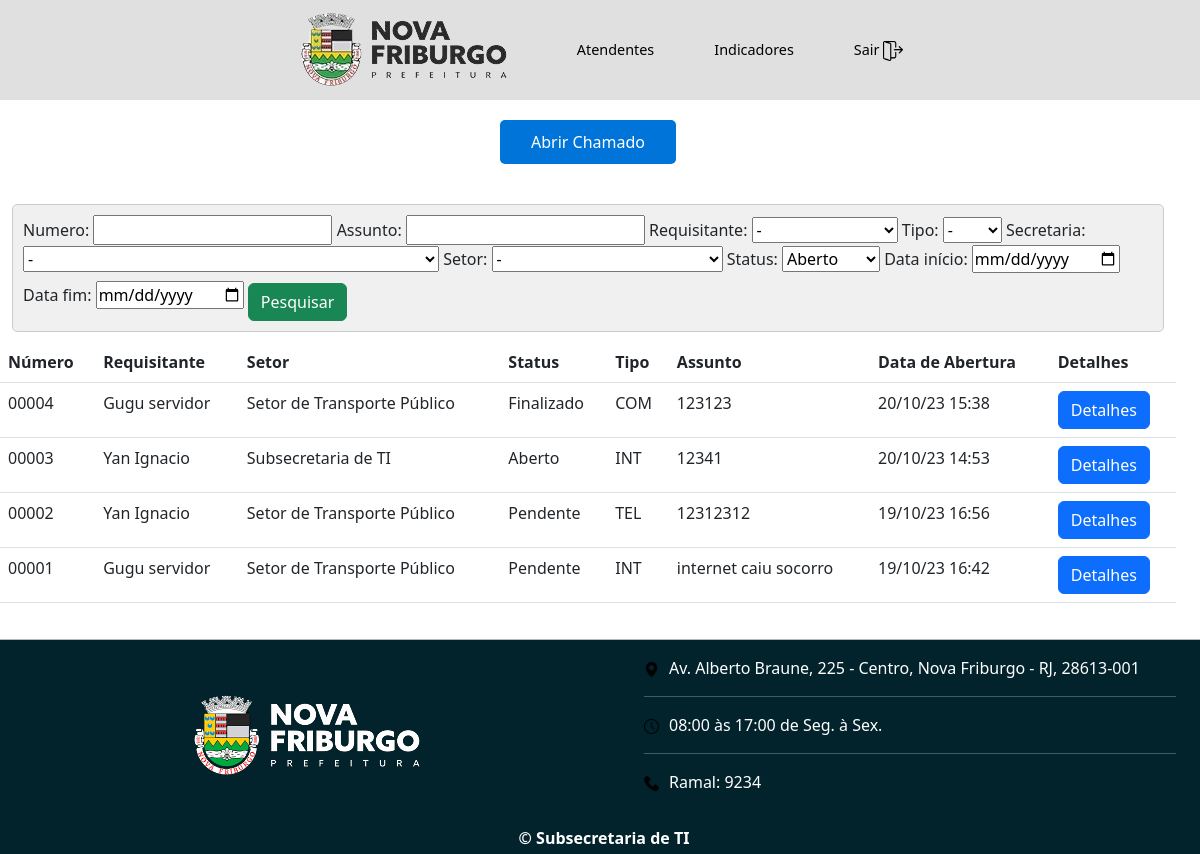
The page / (signed in) on the database as committed earlier.
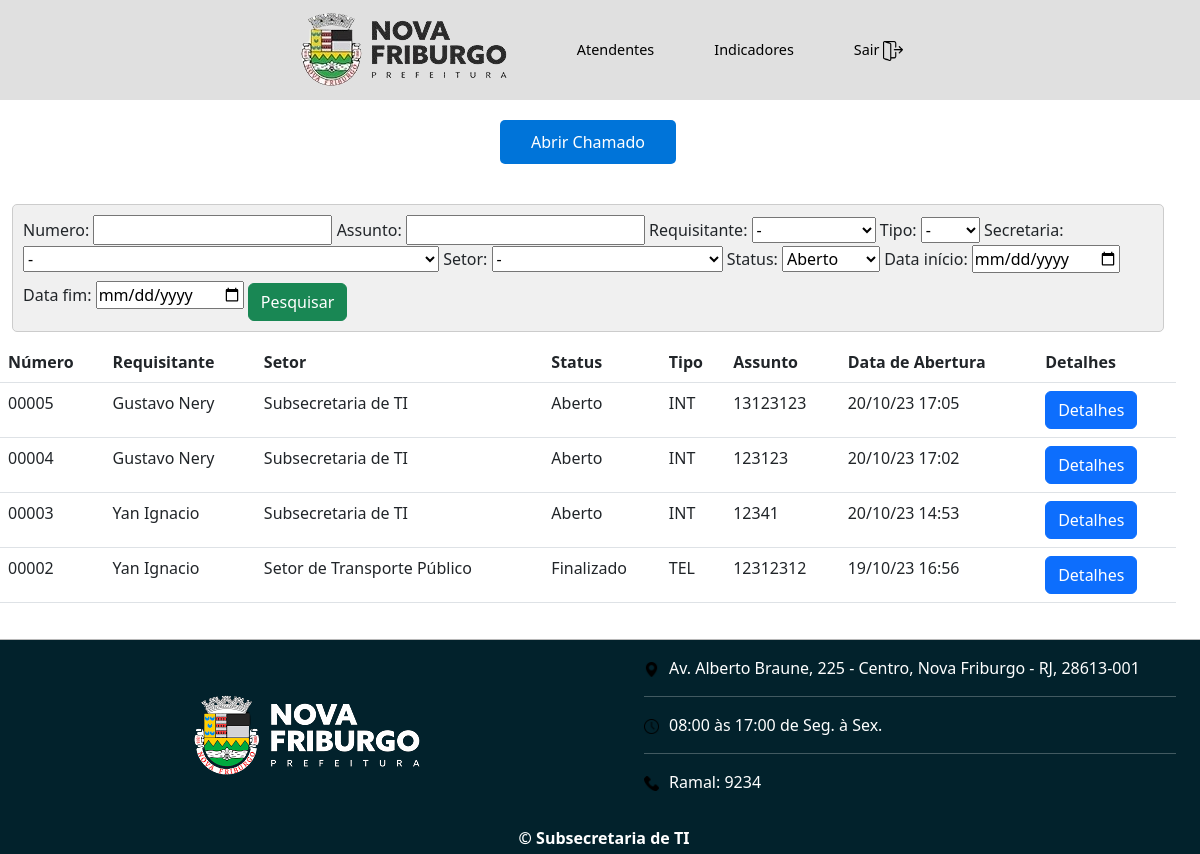
The same page on the database as committed later.
### chamadosApp/models.py (models this page shows, shortened)
class Chamado(models.Model):
    prioridadeChoices = (
        ('0', 'Baixa'),
        ('1', 'Média'),
        ('2', 'Alta')
    )
    statusChoices = (
        ('0', 'Aberto'),
        ('1', 'Pendente'),
        ('2', 'Finalizado'),
    )
    secretaria = models.ForeignKey(Secretaria, verbose_name='Secretaria', on_delete=models.CASCADE, null=True)
    setor = models.ForeignKey(Setor, verbose_name='Setor', on_delete=models.CASCADE, null=True)
    requisitante = models.ForeignKey(Servidor, on_delete=models.CASCADE, related_name='requisitante')
    tipo = models.ForeignKey(Tipo, on_delete=models.CASCADE)
    assunto = models.CharField(max_length=150)
    prioridade = models.CharField(max_length=1, choices=prioridadeChoices, default='0')
    status = models.CharField(max_length=1, choices=statusChoices, default='0')
    descricao = models.TextField(default='')
    atendente = models.ForeignKey(Atendente, verbose_name='Atendente', on_delete=models.CASCADE, related_name='atendente', null=True, default=None)
    dataAbertura = models.DateTimeField(auto_now_add=True)
    dataFechamento = models.DateTimeField(null=True, blank=False)
    numero = models.CharField(max_length=10, default=0)
    def getStatus(self):
        for choice in self.statusChoices:
            if choice[0] == self.status:
                return choice[1]
        return "Desconhecido"

class Servidor(models.Model):
    user = models.ForeignKey(User, on_delete=models.CASCADE)
    nome = models.CharField(max_length=75)
    setor = models.ForeignKey(Setor, verbose_name='Setor', on_delete=models.CASCADE)
    def __str__(self):
        return self.nome

class Setor(models.Model):
    secretaria = models.ForeignKey(Secretaria, verbose_name="Secretaria", on_delete=models.CASCADE)
    nome = models.CharField(max_length=100, default='')
    cep = models.CharField(max_length=8, default='')
    bairro = models.CharField(max_length=50, default='')
    logradouro = models.CharField(max_length=150, default='')
    def __str__(self):
        return self.nome

class Tipo(models.Model):
    nome = models.CharField(max_length=30, verbose_name='Nome do Serviço', blank=True)
    sigla = models.CharField(max_length=3, verbose_name="Sigla", blank=True)
    descricao = models.TextField(default='')

### chamadosApp/views.py (the view)
# urls.py: path('', views.mainPage, name='mainPage'),
@login_required
def mainPage(request):
    if request.method == 'POST':
        form = SearchForm(request.POST)
        if form.is_valid():
            chamados = filtraChamado(request, form)
    else:
        form = SearchForm()
        try:
            atendente = Atendente.objects.get(user=request.user)
        except:
            atendente = False
        if atendente:
            chamados = Chamado.objects.all()
        else:
            chamados = Chamado.objects.filter(requisitante=request.user)
    chamados = chamados.order_by('-numero')
    context = {
        'chamados': chamados,
        'form': form,
    }
    return render(request, 'mainPage.html', context)

### chamadosApp/templates/mainPage.html (shortened to what this page needs)
{% extends "template.html" %}
{% block main %}
<a id="button-chamado" href= {% url 'abrirChamado' %}>Abrir Chamado</a>
<div>
    <form method=POST id="form-pesquisa-chamado">
        {{form}}
        <button class="btn btn-success">Pesquisar</button>
    </form>
</div>
<table class="table">
    <thead>
      <tr>
        <th>Número</th>
        <th>Requisitante</th>
        <th>Setor</th>
        <th>Status</th>
        <th>Tipo</th>
        <th>Assunto</th>
        <th>Data de Abertura</th>
        <th>Detalhes</th>
      </tr>
    </thead>
    <tbody>
        {% for chamado in chamados  %}
      <tr>
        <td>{{chamado.numero}}</td>
        <td>{{chamado.requisitante}}</td>
        <td>{{chamado.setor}}</td>
        <td>{{chamado.getStatus}}</td>
        <td>{{chamado.tipo.sigla}}</td>
        <td>{{chamado.assunto}}</td>
        <td>{{chamado.dataAbertura|date:"d/m/y H:i"}}</td>
        <td>
          <a href="{% url 'chamado' chamado.id %}">
            <button class="btn btn-primary">Detalhes</button>
          </a>
        </td>
      </tr>
      {% endfor %}
    </tbody>
  </table>
{% endblock %}

### chamadosApp/templates/template.html (shortened to what this page needs)
{% load django_bootstrap5 %}
{% load tz %}
<!DOCTYPE html>
<html lang="pt-br">
  <head>
    <link rel="stylesheet" href="https://cdn.jsdelivr.net/npm/bootstrap@5.3.0/dist/css/bootstrap.min.css">
    <link rel="stylesheet" href="/static/css/style.css" />
  </head>
  <body class="container-fluid" cz-shortcut-listen="true">
    {% include 'header.html' %}
    <main class='row'>{% block main %}{% endblock %}</main>
    {% include 'footer.html' %}
  </body>
</html>

### chamadosApp/templates/header.html (shortened to what this page needs)
{% load django_bootstrap5 %}
<header class="row"><nav>
    <link rel="stylesheet" href="/static/css/header.css">
    <link rel="stylesheet" href="/static/css/mainPage.css">
    <div class="logo-container">
        <a href="{% url "mainPage" %}"><img src="/static/img/prefeitura.png" alt="Logo da PMNF"></a>
        <a href="{% url "atendentes" %}"><button class="btn-header">Atendentes</button> </a>
        <a href="{% url "indicadores" %}"><button class="btn-header">Indicadores</button> </a>
        <a class="logout-btn" href="{% url 'sairFunc' %}">Sair    <img width="20" src="/static/img/logout.png"></a>
    </div>
</nav>
</head>

### chamadosApp/templates/footer.html (shortened to what this page needs)
<footer class="row footer" style=" background-color: rgb(2, 34, 44); color: white; border-top: 1px solid rgb(184, 184, 184); margin: 0;margin-top:20px;">
    <div class="col">
      <div class="row pt-3 pb-2 mobile-flex-column">
        <div class="col d-flex flex-column">
          <link rel="stylesheet" href="/static/css/footer.css">
          <img class="img-fluid logo m-auto" src="/static/img/prefeitura-footer.png" alt="">
        </div>
        <div class="col">
          <ul>
              <img style="margin-right: 10px;" width="15" src="/static/img/black-placeholder-variant.png" alt="">Av. Alberto Braune, 225 - Centro, Nova Friburgo - RJ, 28613-001
              <hr>
              <img style="margin-right: 10px;" src="/static/img/clock.png" alt="" width="15">08:00 às 17:00 de Seg. à Sex.
              <hr>
              <img style="margin-right: 10px;" src="/static/img/phone-call.png" alt="" width="15">Ramal: 9234
          </div>
        </div>
      <div  style="background-color: rgb(2, 34, 44);">
        <div class="col d-flex px-2 pt-2 pb-1">
          <div class="d-flex mx-auto">
            <b class="ms-2">© Subsecretaria de TI</b>
          </div>
        </div>
      </div>
    </div>
  </footer>

### chamadosApp/static/css/header.css (style rules this page uses)
nav { display: flex; align-items: center; justify-content: center; background-color: #e0e0e0; margin-bottom: 20px; }
.logo-container { display: flex; align-items: center; gap: 50px; }
img { max-width: 100%; }
.btn-header, .logout-btn { border: none; background-color: transparent; padding: 5px; cursor: pointer; transition: color 0.3s ease; transition: transform 0.3s ease; font-size: 0.9em; }
.logout-btn { text-decoration: none; color: black; }

### chamadosApp/static/css/mainPage.css (style rules this page uses)
#button-chamado { background-color: #0074d9; color: #ffffff; padding: 10px 20px; border: none; border-radius: 5px; font-size: 16px; cursor: pointer; width: 15%; margin: 0 auto; margin-bottom: 30px; text-align: center; text-decoration: none; }
#form-pesquisa-chamado { background-color: #f0f0f0; padding: 10px; border: 1px solid #ccc; border-radius: 5px; margin: 10px 0; }
#form-pesquisa-chamado button { margin-top: 10px; }

Rows that differ between the two databases and show on the page:
removed Chamado: numero "00004", requisitante "Gugu servidor", setor "Setor de Transporte Público", getStatus "Finalizado", tipo.sigla "COM", assunto "123123", dataAbertura "20/10/23 15:38"
removed Chamado: numero "00001", requisitante "Gugu servidor", setor "Setor de Transporte Público", getStatus "Pendente", tipo.sigla "INT", assunto "internet caiu socorro", dataAbertura "19/10/23 16:42"
added Chamado: numero "00005", requisitante "Gustavo Nery", setor "Subsecretaria de TI", getStatus "Aberto", tipo.sigla "INT", assunto "13123123", dataAbertura "20/10/23 17:05"
added Chamado: numero "00004", requisitante "Gustavo Nery", setor "Subsecretaria de TI", getStatus "Aberto", tipo.sigla "INT", assunto "123123", dataAbertura "20/10/23 17:02"
changed Chamado "Setor de Transporte Público": getStatus "Pendente" → "Finalizado"
